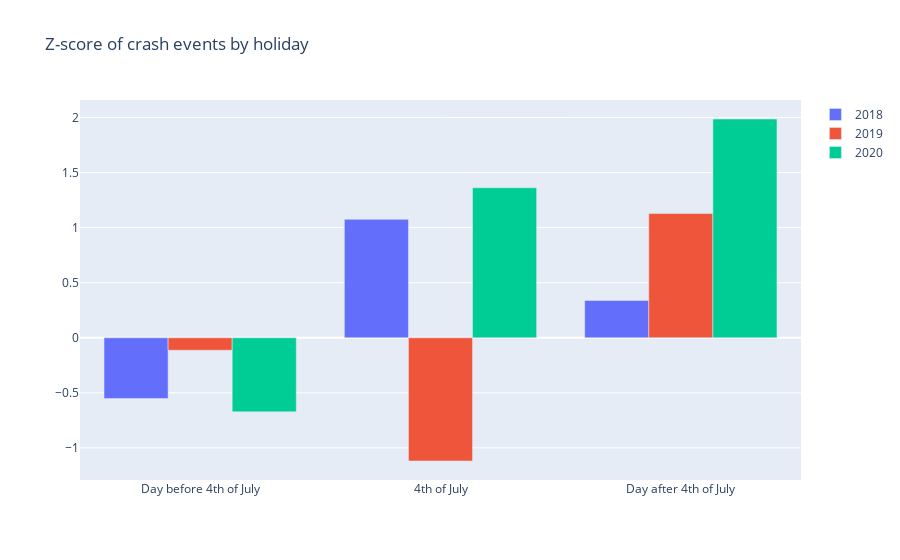

Source (notebook cell):
### Code cell
fig = go.Figure()

july_dist = holiday_dist[holiday_dist['MAIN_HOLIDAY'] == '4th of July']

for year in july_dist['CRASH_YEAR'].unique():
    tmp_data = july_dist[july_dist['CRASH_YEAR'] == year]
    fig.add_trace(go.Bar(
        x=tmp_data.HOLIDAY,
        y=tmp_data['Z_SCORE'],
        name=str(year),
    ))

fig.update_layout(
    title_text=f'Z-score of crash events by holiday',
    xaxis={'categoryorder':'array', 'categoryarray':[
        'Day before Christmas',
        'Christmas',
        'Day after Christmas',
        'Day before 4th of July',
        '4th of July',
        'Day after 4th of July']}
)

### Figure 1 — Plotly figure (JSON) as saved in the notebook; plotly's stock layout.template omitted (floating-point values rounded to 4 significant figures)
{"data": [{"name": "2018", "type": "bar", "x": ["4th of July", "Day after 4th of July", "Day before 4th of July"], "y": [1.075, 0.3388, -0.552]}, {"name": "2019", "type": "bar", "x": ["4th of July", "Day after 4th of July", "Day before 4th of July"], "y": [-1.119, 1.128, -0.1132]}, {"name": "2020", "type": "bar", "x": ["4th of July", "Day after 4th of July", "Day before 4th of July"], "y": [1.362, 1.987, -0.6726]}], "layout": {"title": {"text": "Z-score of crash events by holiday"}, "xaxis": {"categoryarray": ["Day before Christmas", "Christmas", "Day after Christmas", "Day before 4th of July", "4th of July", "Day after 4th of July"], "categoryorder": "array"}}}
